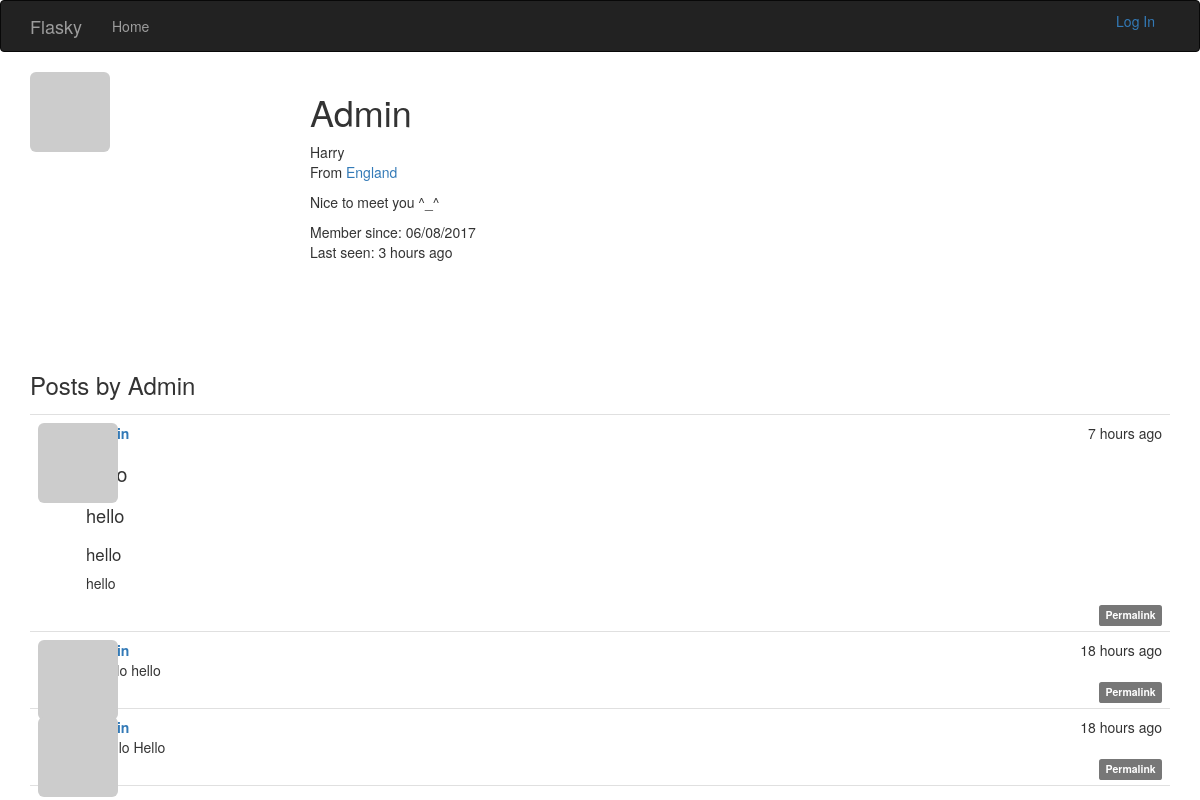
/user/Admin, run on the app's committed database.
### app/models.py (models this page shows, shortened)
class User(UserMixin, db.Model):
    __tablename__ = 'users'
    id = db.Column(db.Integer, primary_key=True)
    email = db.Column(db.String(64), unique=True, index=True)
    username = db.Column(db.String(64), unique=True, index=True)
    role_id = db.Column(db.Integer, db.ForeignKey('roles.id'))
    password_hash = db.Column(db.String(128))
    confirmed = db.Column(db.Boolean, default=False)
    name = db.Column(db.String(64))
    location = db.Column(db.String(64))
    about_me = db.Column(db.Text())
    member_since = db.Column(db.DateTime(), default=datetime.utcnow)
    last_seen = db.Column(db.DateTime(), default=datetime.utcnow)
    avatar_hash = db.Column(db.String(32))
    posts = db.relationship("Post", backref="author", lazy="dynamic")
    followed = db.relationship("Follow", foreign_keys=[Follow.follower_id],
                               backref=db.backref('follower', lazy='joined'), lazy='dynamic',
                               cascade='all, delete-orphan')
    followers = db.relationship("Follow", foreign_keys=[Follow.followed_id],
                                backref=db.backref('followed', lazy='joined'), lazy='dynamic',
                                cascade='all, delete-orphan')
    @property
    def password(self):
        raise AttributeError("password is not a readable attribute")
    def gravatar(self, size=100, default="identicon", rating="g"):
        if request.is_secure:
            url = "http://secure.gravatar.com/avatar"
        else:
            url = 'http://www.gravatar.com/avatar'
        hash = self.avatar_hash or hashlib.md5(self.email.encode("utf-8")).hexdigest()
        return '{url}/{hash}?s={size}&d={default}&r={rating}'.format(
            url=url, hash=hash, size=size, default=default, rating=rating)

class Post(db.Model):
    __tabename__ = "posts"
    id = db.Column(db.Integer, primary_key=True)
    body = db.Column(db.Text)
    body_html = db.Column(db.Text)
    timestamp = db.Column(db.DateTime, index=True, default=datetime.utcnow)
    author_id = db.Column(db.Integer, db.ForeignKey("users.id"))

### app/main/views.py (the view)
@main.route("/user/<username>")
def user(username):
    user = User.query.filter_by(username=username).first()
    if user is None:
        abort(404)
    posts = user.posts.order_by(Post.timestamp.desc()).all()
    return render_template("user.html", user=user, posts=posts)

### app/auth/views.py (called while the page is built)
@auth.before_app_request
def before_request():
    if current_user.is_authenticated:
        current_user.ping()
        if not current_user.confirmed \
                and request.endpoint[:5] != "auth.":
            return redirect(url_for("auth.unconfirmed"))

### app/main/__init__.py (called while the page is built)
@main.app_context_processor
def inject_permissions():
    return dict(Permission=Permission)

### app/models.py (called while the page is built)
    def is_administrator(self):
        return False

### app/templates/user.html (shortened to what this page needs)
{% extends 'base.html' %}
{% import "_macros.html" as macros %}
{% block page_content %}
    <img class="img-rounded profile-thumbnail" src="{{ user.gravatar(size=256) }}" >
	<div class="profile-header">
        <h1>{{ user.username }}</h1>
        {% if user.name or user.location %}
        <p>
            {% if user.name %}{{ user.name }}{% endif %}
            {% if user.location %}
                <br />
                From <a href="http://maps.google.com/?q={{ user.location }}">
                    {{ user.location }}
                </a>
            {% endif %}
        </p>
    {% endif %}
    {% if user.about_me %}
        <p>{{ user.about_me }}</p>
    {% endif %}
    <p>
        Member since: {{ moment(user.member_since).format("L") }}<br />
        Last seen: {{ moment(user.last_seen).fromNow() }}
    </p>
	</div>
    <h3>Posts by {{ user.username }}</h3>
    {% include "_posts.html" %}
{% endblock %}

### app/templates/base.html (shortened to what this page needs)
{% extends 'bootstrap/base.html' %}
{% block head %}
	{{ super() }}
    <link rel="stylesheet"  href="{{ url_for("static", filename='css/styles.css') }}" type="text/css">
{% endblock %}
{% block navbar %}
<div class="navbar navbar-inverse" role='navigation'>
	<div class="container">
		<div class="navbar-header">
			<a class="navbar-brand" href="{{ url_for('main.index') }}">Flasky</a>
		</div>
		<div class="navbar-collapse collapse">
			<ul class="nav navbar-nav">
				<li><a href="{{ url_for('main.index') }}">Home</a></li>
			</ul>
            <ul class="nav navbar-right">
                {% if current_user.is_authenticated %}
                 <li class="dropdown">
                    <a href="#" class="dropdown-toggle" data-toggle="dropdown">
                        <img src="{{ current_user.gravatar(size=18) }}">
                        Account <b class="caret"></b></a>
                    <ul class="dropdown-menu">
                        <li><a href="{{ url_for('auth.change_password') }}">Change Password</a></li>
                        <li><a href="{{ url_for("auth.change_email_request") }}">Change Email</a></li>
                        <li><a href="{{ url_for('auth.logout') }}">Log Out</a></li>
                    </ul>
                </li>
                {% else %}
                <li>
                    <a href="{{ url_for('auth.login') }}">Log In</a>
                </li>
                {% endif %}
            </ul>
		</div>
	</div>
</div>
{% endblock %}
{% block content %}
	<div class="container">
		{% block page_content %}{% endblock %}
	</div>
{% endblock %}

### app/templates/_posts.html (shortened to what this page needs)
<ul class="posts">
    {% for post in posts %}
        <li class="post">
            <div class="post-thumbnail">
                <a href="{{ url_for(".user", username=post.author.username) }}">
                    <img class="img-rounded profile-thumbnail"
                         src="{{ post.author.gravatar(size=40) }}">
                </a>
            </div>
            <div class="post-content">
                <div class="post-date">
                    {{ moment(post.timestamp).fromNow() }}
                </div>
                <div class="post-author">
                    <a href="{{ url_for('.user', username=post.author.username) }}">
                    </a>
                </div>
                <div class="post-body">
                    {% if post.body_html %}
                        {{ post.body_html | safe }}
                    {% else %}
                        {{ post.body }}
                    {% endif %}
                </div>
                <div class="post-footer">
                    <a href="{{ url_for('.post', id=post.id) }}">
                        <span class="label label-default">Permalink</span>
                    </a>
                </div>
            </div>
        </li>
    {% endfor %}
</ul>

### app/static/css/styles.css (style rules this page uses)
.profile-thumbnail { position: absolute; }
.profile-header { min-height: 260px; margin-left: 280px; }
ul.posts { list-style-type: none; padding: 0px; margin: 16px 0px 0px 0px; border-top: 1px solid #e0e0e0; }
ul.posts li.post { padding: 8px; border-bottom: 1px solid #e0e0e0; }
div.post-date { float: right; }
div.post-author { font-weight: bold; }
div.post-thumbnail { position: absolute; }
div.post-content { margin-left: 48px; min-height: 48px; }
div.post-footer { text-align: right; }
.post-body h1 { font-size: 140%; }
.post-body h2 { font-size: 130%; }
.post-body h3 { font-size: 120%; }

### data on the page
User: username "Admin", name "Harry", location "England", about_me "Nice to meet you ^_^", member_since "06/08/2017", last_seen "3 hours ago"
Post: timestamp "7 hours ago", body_html "hello hello hello"
Post: timestamp "18 hours ago", body "# hello hello"
Post: timestamp "18 hours ago", body "# Hello Hello"
